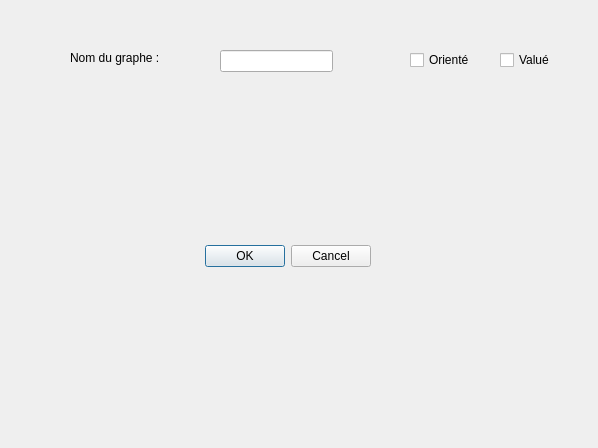
<?xml version="1.0" encoding="UTF-8"?>
<ui version="4.0">
 <class>AjouterGrapheDialog</class>
 <widget class="QDialog" name="AjouterGrapheDialog">
  <property name="geometry">
   <rect>
    <x>0</x>
    <y>0</y>
    <width>598</width>
    <height>448</height>
   </rect>
  </property>
  <property name="windowTitle">
   <string>Dialog</string>
  </property>
  <widget class="QDialogButtonBox" name="buttonBox">
   <property name="geometry">
    <rect>
     <x>30</x>
     <y>240</y>
     <width>341</width>
     <height>32</height>
    </rect>
   </property>
   <property name="orientation">
    <enum>Qt::Orientation::Horizontal</enum>
   </property>
   <property name="standardButtons">
    <set>QDialogButtonBox::StandardButton::Cancel|QDialogButtonBox::StandardButton::Ok</set>
   </property>
  </widget>
  <widget class="QLineEdit" name="lineNomGraphe">
   <property name="geometry">
    <rect>
     <x>220</x>
     <y>50</y>
     <width>113</width>
     <height>22</height>
    </rect>
   </property>
  </widget>
  <widget class="QLabel" name="label">
   <property name="geometry">
    <rect>
     <x>70</x>
     <y>50</y>
     <width>111</width>
     <height>16</height>
    </rect>
   </property>
   <property name="text">
    <string>Nom du graphe :</string>
   </property>
  </widget>
  <widget class="QCheckBox" name="checkOriente">
   <property name="geometry">
    <rect>
     <x>410</x>
     <y>50</y>
     <width>75</width>
     <height>20</height>
    </rect>
   </property>
   <property name="text">
    <string>Orienté</string>
   </property>
  </widget>
  <widget class="QCheckBox" name="checkValue">
   <property name="geometry">
    <rect>
     <x>500</x>
     <y>50</y>
     <width>75</width>
     <height>20</height>
    </rect>
   </property>
   <property name="text">
    <string>Valué</string>
   </property>
  </widget>
 </widget>
 <resources/>
 <connections>
  <connection>
   <sender>buttonBox</sender>
   <signal>accepted()</signal>
   <receiver>AjouterGrapheDialog</receiver>
   <slot>accept()</slot>
   <hints>
    <hint type="sourcelabel">
     <x>248</x>
     <y>254</y>
    </hint>
    <hint type="destinationlabel">
     <x>157</x>
     <y>274</y>
    </hint>
   </hints>
  </connection>
  <connection>
   <sender>buttonBox</sender>
   <signal>rejected()</signal>
   <receiver>AjouterGrapheDialog</receiver>
   <slot>reject()</slot>
   <hints>
    <hint type="sourcelabel">
     <x>316</x>
     <y>260</y>
    </hint>
    <hint type="destinationlabel">
     <x>286</x>
     <y>274</y>
    </hint>
   </hints>
  </connection>
 </connections>
</ui>
